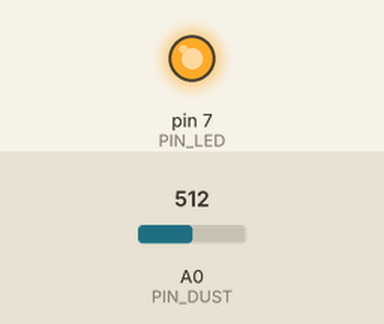
The sketch below on a simulated Arduino Uno, built with avr-gcc and run on an emulated ATmega328P. Parts: output pins drawn as LEDs (lit = HIGH). The inputs (shaded band) are chosen by the test bench; at power-on: A0 (PIN_DUST) = 512. What the sketch prints to the serial monitor is not drawn.

Above: at 0.1 s.
Timing chart, 0 to 1.6 s (numbered marks = the images above):
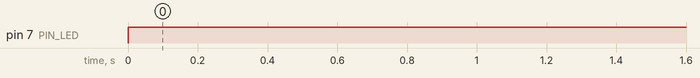

Measured:
- by itself, pin 7 (PIN_LED): LOW → HIGH at 0.00 s

The sketch:

hw3.ino
```cpp
#define PIN_DUST A0
#define PIN_LED 7
#define LED_ON_TIME1 280
#define LED_ON_TIME2 280
#define LED_OFF_TIME 280

void setup()
{
    pinMode(PIN_LED, OUTPUT);
    pinMode(PIN_DUST, INPUT);
    Serial.begin(9600);
}

void loop()
{
    float dustVal;
    float AirQ;

    digitalWrite(PIN_LED, LOW);
    delayMicroseconds(LED_ON_TIME1);

    dustVal = analogRead(PIN_DUST);
    delayMicroseconds(LED_ON_TIME2);

    digitalWrite(PIN_LED, HIGH);
    delayMicroseconds(LED_OFF_TIME);
    delay(3000);

    AirQ = float((dustVal / 1024) - 0.0356) * 120000 * 0.035;
    Serial.println(AirQ);
}
```
